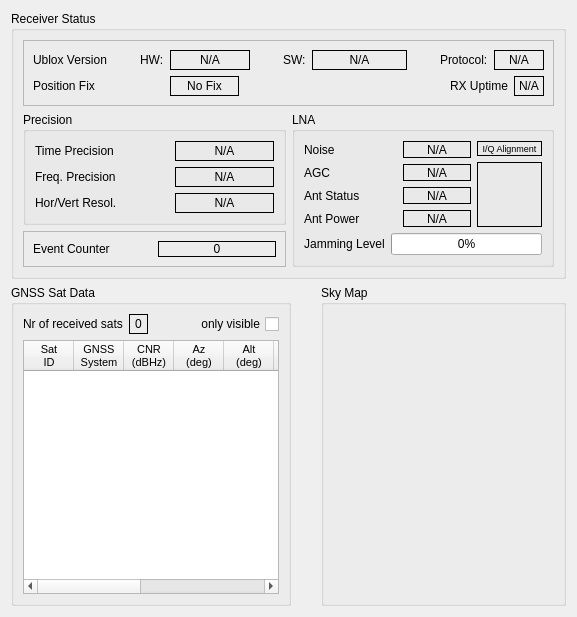
<?xml version="1.0" encoding="UTF-8"?>
<ui version="4.0">
 <class>GpsSatsForm</class>
 <widget class="QWidget" name="GpsSatsForm">
  <property name="geometry">
   <rect>
    <x>0</x>
    <y>0</y>
    <width>577</width>
    <height>617</height>
   </rect>
  </property>
  <property name="windowTitle">
   <string>Form</string>
  </property>
  <layout class="QGridLayout" name="gridLayout_7">
   <item row="0" column="0" colspan="3">
    <widget class="QGroupBox" name="rxStatsGroupBox">
     <property name="title">
      <string>Receiver Status</string>
     </property>
     <layout class="QGridLayout" name="gridLayout_6">
      <item row="0" column="0" colspan="2">
       <widget class="QFrame" name="frame">
        <property name="frameShape">
         <enum>QFrame::StyledPanel</enum>
        </property>
        <property name="frameShadow">
         <enum>QFrame::Raised</enum>
        </property>
        <layout class="QGridLayout" name="gridLayout_5">
         <item row="0" column="0">
          <layout class="QHBoxLayout" name="horizontalLayout_14">
           <item>
            <widget class="QLabel" name="label">
             <property name="frameShape">
              <enum>QFrame::NoFrame</enum>
             </property>
             <property name="text">
              <string>Ublox Version</string>
             </property>
            </widget>
           </item>
           <item>
            <spacer name="horizontalSpacer">
             <property name="orientation">
              <enum>Qt::Horizontal</enum>
             </property>
             <property name="sizeHint" stdset="0">
              <size>
               <width>13</width>
               <height>20</height>
              </size>
             </property>
            </spacer>
           </item>
           <item>
            <layout class="QHBoxLayout" name="horizontalLayout_9">
             <item>
              <widget class="QLabel" name="label_9">
               <property name="text">
                <string>HW:</string>
               </property>
              </widget>
             </item>
             <item>
              <widget class="QLabel" name="ubxHwVersionLabel">
               <property name="minimumSize">
                <size>
                 <width>80</width>
                 <height>0</height>
                </size>
               </property>
               <property name="frameShape">
                <enum>QFrame::Box</enum>
               </property>
               <property name="text">
                <string>N/A</string>
               </property>
               <property name="alignment">
                <set>Qt::AlignCenter</set>
               </property>
              </widget>
             </item>
            </layout>
           </item>
           <item>
            <spacer name="horizontalSpacer_2">
             <property name="orientation">
              <enum>Qt::Horizontal</enum>
             </property>
             <property name="sizeHint" stdset="0">
              <size>
               <width>18</width>
               <height>20</height>
              </size>
             </property>
            </spacer>
           </item>
           <item>
            <layout class="QHBoxLayout" name="horizontalLayout">
             <item>
              <widget class="QLabel" name="label_10">
               <property name="text">
                <string>SW:</string>
               </property>
              </widget>
             </item>
             <item>
              <widget class="QLabel" name="ubxSwVersionLabel">
               <property name="minimumSize">
                <size>
                 <width>95</width>
                 <height>0</height>
                </size>
               </property>
               <property name="frameShape">
                <enum>QFrame::Box</enum>
               </property>
               <property name="text">
                <string>N/A</string>
               </property>
               <property name="alignment">
                <set>Qt::AlignCenter</set>
               </property>
              </widget>
             </item>
            </layout>
           </item>
           <item>
            <spacer name="horizontalSpacer_3">
             <property name="orientation">
              <enum>Qt::Horizontal</enum>
             </property>
             <property name="sizeHint" stdset="0">
              <size>
               <width>13</width>
               <height>20</height>
              </size>
             </property>
            </spacer>
           </item>
           <item>
            <layout class="QHBoxLayout" name="horizontalLayout_10">
             <item>
              <widget class="QLabel" name="label_14">
               <property name="text">
                <string>Protocol:</string>
               </property>
              </widget>
             </item>
             <item>
              <widget class="QLabel" name="UBXprotLabel">
               <property name="minimumSize">
                <size>
                 <width>50</width>
                 <height>0</height>
                </size>
               </property>
               <property name="frameShape">
                <enum>QFrame::Box</enum>
               </property>
               <property name="text">
                <string>N/A</string>
               </property>
               <property name="alignment">
                <set>Qt::AlignCenter</set>
               </property>
              </widget>
             </item>
            </layout>
           </item>
          </layout>
         </item>
         <item row="1" column="0">
          <layout class="QHBoxLayout" name="horizontalLayout_18">
           <item>
            <layout class="QHBoxLayout" name="horizontalLayout_4">
             <item>
              <widget class="QLabel" name="label_4">
               <property name="text">
                <string>Position Fix</string>
               </property>
              </widget>
             </item>
             <item>
              <spacer name="horizontalSpacer_12">
               <property name="orientation">
                <enum>Qt::Horizontal</enum>
               </property>
               <property name="sizeHint" stdset="0">
                <size>
                 <width>40</width>
                 <height>20</height>
                </size>
               </property>
              </spacer>
             </item>
             <item>
              <widget class="QLabel" name="fixTypeLabel">
               <property name="sizePolicy">
                <sizepolicy hsizetype="Expanding" vsizetype="Preferred">
                 <horstretch>0</horstretch>
                 <verstretch>0</verstretch>
                </sizepolicy>
               </property>
               <property name="frameShape">
                <enum>QFrame::Box</enum>
               </property>
               <property name="text">
                <string>No Fix</string>
               </property>
               <property name="alignment">
                <set>Qt::AlignCenter</set>
               </property>
              </widget>
             </item>
            </layout>
           </item>
           <item>
            <spacer name="horizontalSpacer_4">
             <property name="orientation">
              <enum>Qt::Horizontal</enum>
             </property>
             <property name="sizeHint" stdset="0">
              <size>
               <width>40</width>
               <height>20</height>
              </size>
             </property>
            </spacer>
           </item>
           <item>
            <layout class="QHBoxLayout" name="horizontalLayout_17">
             <item>
              <widget class="QLabel" name="label_17">
               <property name="text">
                <string>RX Uptime</string>
               </property>
              </widget>
             </item>
             <item>
              <widget class="QLabel" name="ubxUptimeLabel">
               <property name="minimumSize">
                <size>
                 <width>30</width>
                 <height>0</height>
                </size>
               </property>
               <property name="frameShape">
                <enum>QFrame::Box</enum>
               </property>
               <property name="text">
                <string>N/A</string>
               </property>
               <property name="alignment">
                <set>Qt::AlignCenter</set>
               </property>
              </widget>
             </item>
            </layout>
           </item>
          </layout>
         </item>
        </layout>
       </widget>
      </item>
      <item row="1" column="0">
       <widget class="QGroupBox" name="precisionGroupBox">
        <property name="title">
         <string>Precision</string>
        </property>
        <layout class="QGridLayout" name="gridLayout_4">
         <item row="0" column="0">
          <widget class="QLabel" name="label_3">
           <property name="text">
            <string>Time Precision</string>
           </property>
          </widget>
         </item>
         <item row="0" column="1">
          <spacer name="horizontalSpacer_5">
           <property name="orientation">
            <enum>Qt::Horizontal</enum>
           </property>
           <property name="sizeType">
            <enum>QSizePolicy::Minimum</enum>
           </property>
           <property name="sizeHint" stdset="0">
            <size>
             <width>52</width>
             <height>20</height>
            </size>
           </property>
          </spacer>
         </item>
         <item row="0" column="2">
          <widget class="QLabel" name="timePrecisionLabel">
           <property name="sizePolicy">
            <sizepolicy hsizetype="Expanding" vsizetype="Preferred">
             <horstretch>0</horstretch>
             <verstretch>0</verstretch>
            </sizepolicy>
           </property>
           <property name="frameShape">
            <enum>QFrame::Box</enum>
           </property>
           <property name="text">
            <string>N/A</string>
           </property>
           <property name="alignment">
            <set>Qt::AlignCenter</set>
           </property>
          </widget>
         </item>
         <item row="1" column="0">
          <widget class="QLabel" name="label_15">
           <property name="text">
            <string>Freq. Precision</string>
           </property>
          </widget>
         </item>
         <item row="1" column="1">
          <spacer name="horizontalSpacer_6">
           <property name="orientation">
            <enum>Qt::Horizontal</enum>
           </property>
           <property name="sizeType">
            <enum>QSizePolicy::Minimum</enum>
           </property>
           <property name="sizeHint" stdset="0">
            <size>
             <width>52</width>
             <height>20</height>
            </size>
           </property>
          </spacer>
         </item>
         <item row="1" column="2">
          <widget class="QLabel" name="freqPrecisionLabel">
           <property name="sizePolicy">
            <sizepolicy hsizetype="Expanding" vsizetype="Preferred">
             <horstretch>0</horstretch>
             <verstretch>0</verstretch>
            </sizepolicy>
           </property>
           <property name="frameShape">
            <enum>QFrame::Box</enum>
           </property>
           <property name="text">
            <string>N/A</string>
           </property>
           <property name="alignment">
            <set>Qt::AlignCenter</set>
           </property>
          </widget>
         </item>
         <item row="2" column="0">
          <widget class="QLabel" name="label_5">
           <property name="text">
            <string>Hor/Vert Resol.</string>
           </property>
          </widget>
         </item>
         <item row="2" column="1">
          <spacer name="horizontalSpacer_7">
           <property name="orientation">
            <enum>Qt::Horizontal</enum>
           </property>
           <property name="sizeType">
            <enum>QSizePolicy::Minimum</enum>
           </property>
           <property name="sizeHint" stdset="0">
            <size>
             <width>52</width>
             <height>20</height>
            </size>
           </property>
          </spacer>
         </item>
         <item row="2" column="2">
          <widget class="QLabel" name="xyzResLabel">
           <property name="sizePolicy">
            <sizepolicy hsizetype="Expanding" vsizetype="Preferred">
             <horstretch>0</horstretch>
             <verstretch>0</verstretch>
            </sizepolicy>
           </property>
           <property name="minimumSize">
            <size>
             <width>60</width>
             <height>0</height>
            </size>
           </property>
           <property name="frameShape">
            <enum>QFrame::Box</enum>
           </property>
           <property name="text">
            <string>N/A</string>
           </property>
           <property name="alignment">
            <set>Qt::AlignCenter</set>
           </property>
          </widget>
         </item>
        </layout>
       </widget>
      </item>
      <item row="1" column="1" rowspan="2">
       <widget class="QGroupBox" name="lnaGroupBox">
        <property name="title">
         <string>LNA</string>
        </property>
        <layout class="QGridLayout" name="gridLayout_2">
         <item row="0" column="0">
          <widget class="QLabel" name="label_6">
           <property name="text">
            <string>Noise</string>
           </property>
          </widget>
         </item>
         <item row="0" column="1">
          <spacer name="horizontalSpacer_8">
           <property name="orientation">
            <enum>Qt::Horizontal</enum>
           </property>
           <property name="sizeType">
            <enum>QSizePolicy::Minimum</enum>
           </property>
           <property name="sizeHint" stdset="0">
            <size>
             <width>31</width>
             <height>13</height>
            </size>
           </property>
          </spacer>
         </item>
         <item row="0" column="2">
          <widget class="QLabel" name="lnaNoiseLabel">
           <property name="sizePolicy">
            <sizepolicy hsizetype="Expanding" vsizetype="Preferred">
             <horstretch>0</horstretch>
             <verstretch>0</verstretch>
            </sizepolicy>
           </property>
           <property name="frameShape">
            <enum>QFrame::Box</enum>
           </property>
           <property name="text">
            <string>N/A</string>
           </property>
           <property name="alignment">
            <set>Qt::AlignCenter</set>
           </property>
          </widget>
         </item>
         <item row="0" column="3" rowspan="4">
          <layout class="QVBoxLayout" name="verticalLayout_3">
           <item>
            <widget class="QLabel" name="label_16">
             <property name="maximumSize">
              <size>
               <width>16777215</width>
               <height>18</height>
              </size>
             </property>
             <property name="font">
              <font>
               <pointsize>7</pointsize>
              </font>
             </property>
             <property name="frameShape">
              <enum>QFrame::Box</enum>
             </property>
             <property name="text">
              <string>I/Q Alignment</string>
             </property>
             <property name="alignment">
              <set>Qt::AlignCenter</set>
             </property>
            </widget>
           </item>
           <item>
            <widget class="QLabel" name="iqAlignmentLabel">
             <property name="minimumSize">
              <size>
               <width>65</width>
               <height>65</height>
              </size>
             </property>
             <property name="frameShape">
              <enum>QFrame::Box</enum>
             </property>
             <property name="text">
              <string/>
             </property>
             <property name="scaledContents">
              <bool>true</bool>
             </property>
            </widget>
           </item>
          </layout>
         </item>
         <item row="1" column="0">
          <widget class="QLabel" name="label_7">
           <property name="text">
            <string>AGC</string>
           </property>
          </widget>
         </item>
         <item row="1" column="1">
          <spacer name="horizontalSpacer_9">
           <property name="orientation">
            <enum>Qt::Horizontal</enum>
           </property>
           <property name="sizeType">
            <enum>QSizePolicy::Minimum</enum>
           </property>
           <property name="sizeHint" stdset="0">
            <size>
             <width>31</width>
             <height>13</height>
            </size>
           </property>
          </spacer>
         </item>
         <item row="1" column="2">
          <widget class="QLabel" name="lnaAgcLabel">
           <property name="sizePolicy">
            <sizepolicy hsizetype="Expanding" vsizetype="Preferred">
             <horstretch>0</horstretch>
             <verstretch>0</verstretch>
            </sizepolicy>
           </property>
           <property name="frameShape">
            <enum>QFrame::Box</enum>
           </property>
           <property name="text">
            <string>N/A</string>
           </property>
           <property name="alignment">
            <set>Qt::AlignCenter</set>
           </property>
          </widget>
         </item>
         <item row="2" column="0">
          <widget class="QLabel" name="label_11">
           <property name="text">
            <string>Ant Status</string>
           </property>
          </widget>
         </item>
         <item row="2" column="1">
          <spacer name="horizontalSpacer_10">
           <property name="orientation">
            <enum>Qt::Horizontal</enum>
           </property>
           <property name="sizeType">
            <enum>QSizePolicy::Minimum</enum>
           </property>
           <property name="sizeHint" stdset="0">
            <size>
             <width>31</width>
             <height>13</height>
            </size>
           </property>
          </spacer>
         </item>
         <item row="2" column="2">
          <widget class="QLabel" name="antStatusLabel">
           <property name="sizePolicy">
            <sizepolicy hsizetype="Expanding" vsizetype="Preferred">
             <horstretch>0</horstretch>
             <verstretch>0</verstretch>
            </sizepolicy>
           </property>
           <property name="frameShape">
            <enum>QFrame::Box</enum>
           </property>
           <property name="text">
            <string>N/A</string>
           </property>
           <property name="alignment">
            <set>Qt::AlignCenter</set>
           </property>
          </widget>
         </item>
         <item row="3" column="0">
          <widget class="QLabel" name="label_12">
           <property name="text">
            <string>Ant Power</string>
           </property>
          </widget>
         </item>
         <item row="3" column="1">
          <spacer name="horizontalSpacer_11">
           <property name="orientation">
            <enum>Qt::Horizontal</enum>
           </property>
           <property name="sizeType">
            <enum>QSizePolicy::Minimum</enum>
           </property>
           <property name="sizeHint" stdset="0">
            <size>
             <width>31</width>
             <height>13</height>
            </size>
           </property>
          </spacer>
         </item>
         <item row="3" column="2">
          <widget class="QLabel" name="antPowerLabel">
           <property name="sizePolicy">
            <sizepolicy hsizetype="Expanding" vsizetype="Preferred">
             <horstretch>0</horstretch>
             <verstretch>0</verstretch>
            </sizepolicy>
           </property>
           <property name="frameShape">
            <enum>QFrame::Box</enum>
           </property>
           <property name="text">
            <string>N/A</string>
           </property>
           <property name="alignment">
            <set>Qt::AlignCenter</set>
           </property>
          </widget>
         </item>
         <item row="4" column="0" colspan="4">
          <layout class="QHBoxLayout" name="horizontalLayout_13">
           <item>
            <widget class="QLabel" name="label_13">
             <property name="font">
              <font>
               <pointsize>9</pointsize>
              </font>
             </property>
             <property name="text">
              <string>Jamming Level</string>
             </property>
             <property name="scaledContents">
              <bool>false</bool>
             </property>
             <property name="alignment">
              <set>Qt::AlignCenter</set>
             </property>
             <property name="wordWrap">
              <bool>false</bool>
             </property>
            </widget>
           </item>
           <item>
            <widget class="QProgressBar" name="jammingProgressBar">
             <property name="maximum">
              <number>100</number>
             </property>
             <property name="value">
              <number>0</number>
             </property>
             <property name="alignment">
              <set>Qt::AlignCenter</set>
             </property>
             <property name="orientation">
              <enum>Qt::Horizontal</enum>
             </property>
             <property name="textDirection">
              <enum>QProgressBar::TopToBottom</enum>
             </property>
             <property name="format">
              <string extracomment="Jamming">%p%</string>
             </property>
            </widget>
           </item>
          </layout>
         </item>
        </layout>
       </widget>
      </item>
      <item row="2" column="0">
       <widget class="QFrame" name="frame_2">
        <property name="frameShape">
         <enum>QFrame::StyledPanel</enum>
        </property>
        <property name="frameShadow">
         <enum>QFrame::Raised</enum>
        </property>
        <layout class="QGridLayout" name="gridLayout_3">
         <item row="0" column="0">
          <layout class="QHBoxLayout" name="horizontalLayout_8">
           <item>
            <widget class="QLabel" name="label_8">
             <property name="text">
              <string>Event Counter</string>
             </property>
            </widget>
           </item>
           <item>
            <widget class="QLabel" name="intCounterLabel">
             <property name="frameShape">
              <enum>QFrame::Box</enum>
             </property>
             <property name="text">
              <string>0</string>
             </property>
             <property name="alignment">
              <set>Qt::AlignCenter</set>
             </property>
            </widget>
           </item>
          </layout>
         </item>
        </layout>
       </widget>
      </item>
     </layout>
    </widget>
   </item>
   <item row="1" column="0">
    <widget class="QGroupBox" name="satsGroupBox">
     <property name="sizePolicy">
      <sizepolicy hsizetype="Preferred" vsizetype="Preferred">
       <horstretch>0</horstretch>
       <verstretch>0</verstretch>
      </sizepolicy>
     </property>
     <property name="title">
      <string>GNSS Sat Data</string>
     </property>
     <layout class="QGridLayout" name="gridLayout_8">
      <item row="0" column="0">
       <layout class="QVBoxLayout" name="verticalLayout">
        <item>
         <layout class="QHBoxLayout" name="horizontalLayout_2">
          <item>
           <layout class="QHBoxLayout" name="horizontalLayout_3">
            <item>
             <widget class="QLabel" name="label_2">
              <property name="text">
               <string>Nr of received sats</string>
              </property>
             </widget>
            </item>
            <item>
             <widget class="QLabel" name="nrSatsLabel">
              <property name="frameShape">
               <enum>QFrame::Box</enum>
              </property>
              <property name="text">
               <string>0</string>
              </property>
              <property name="alignment">
               <set>Qt::AlignCenter</set>
              </property>
             </widget>
            </item>
           </layout>
          </item>
          <item>
           <widget class="QCheckBox" name="visibleSatsCheckBox">
            <property name="layoutDirection">
             <enum>Qt::RightToLeft</enum>
            </property>
            <property name="text">
             <string>only visible</string>
            </property>
           </widget>
          </item>
         </layout>
        </item>
        <item>
         <widget class="QTableWidget" name="satsTableWidget">
          <property name="sizePolicy">
           <sizepolicy hsizetype="MinimumExpanding" vsizetype="Expanding">
            <horstretch>0</horstretch>
            <verstretch>0</verstretch>
           </sizepolicy>
          </property>
          <property name="font">
           <font>
            <pointsize>9</pointsize>
           </font>
          </property>
          <property name="horizontalScrollBarPolicy">
           <enum>Qt::ScrollBarAsNeeded</enum>
          </property>
          <property name="sizeAdjustPolicy">
           <enum>QAbstractScrollArea::AdjustIgnored</enum>
          </property>
          <property name="alternatingRowColors">
           <bool>true</bool>
          </property>
          <property name="selectionMode">
           <enum>QAbstractItemView::SingleSelection</enum>
          </property>
          <property name="selectionBehavior">
           <enum>QAbstractItemView::SelectRows</enum>
          </property>
          <property name="horizontalScrollMode">
           <enum>QAbstractItemView::ScrollPerItem</enum>
          </property>
          <property name="sortingEnabled">
           <bool>true</bool>
          </property>
          <property name="wordWrap">
           <bool>true</bool>
          </property>
          <property name="cornerButtonEnabled">
           <bool>true</bool>
          </property>
          <attribute name="horizontalHeaderCascadingSectionResizes">
           <bool>false</bool>
          </attribute>
          <attribute name="horizontalHeaderMinimumSectionSize">
           <number>35</number>
          </attribute>
          <attribute name="horizontalHeaderDefaultSectionSize">
           <number>50</number>
          </attribute>
          <attribute name="horizontalHeaderStretchLastSection">
           <bool>true</bool>
          </attribute>
          <attribute name="verticalHeaderDefaultSectionSize">
           <number>24</number>
          </attribute>
          <column>
           <property name="text">
            <string>Sat
ID</string>
           </property>
           <property name="font">
            <font>
             <pointsize>8</pointsize>
            </font>
           </property>
           <property name="textAlignment">
            <set>AlignCenter</set>
           </property>
          </column>
          <column>
           <property name="text">
            <string>GNSS
System</string>
           </property>
           <property name="font">
            <font>
             <pointsize>8</pointsize>
            </font>
           </property>
           <property name="textAlignment">
            <set>AlignCenter</set>
           </property>
          </column>
          <column>
           <property name="text">
            <string>CNR
(dBHz)</string>
           </property>
           <property name="font">
            <font>
             <pointsize>8</pointsize>
            </font>
           </property>
           <property name="textAlignment">
            <set>AlignCenter</set>
           </property>
          </column>
          <column>
           <property name="text">
            <string>Az
(deg)</string>
           </property>
           <property name="font">
            <font>
             <pointsize>8</pointsize>
            </font>
           </property>
           <property name="textAlignment">
            <set>AlignCenter</set>
           </property>
          </column>
          <column>
           <property name="text">
            <string>Alt
(deg)</string>
           </property>
           <property name="font">
            <font>
             <pointsize>8</pointsize>
            </font>
           </property>
           <property name="textAlignment">
            <set>AlignCenter</set>
           </property>
          </column>
          <column>
           <property name="text">
            <string>Residual
(m)</string>
           </property>
           <property name="font">
            <font>
             <pointsize>7</pointsize>
            </font>
           </property>
           <property name="textAlignment">
            <set>AlignCenter</set>
           </property>
          </column>
          <column>
           <property name="text">
            <string>Quality</string>
           </property>
           <property name="font">
            <font>
             <pointsize>8</pointsize>
            </font>
           </property>
           <property name="textAlignment">
            <set>AlignCenter</set>
           </property>
          </column>
          <column>
           <property name="text">
            <string>Health</string>
           </property>
           <property name="font">
            <font>
             <pointsize>8</pointsize>
            </font>
           </property>
           <property name="textAlignment">
            <set>AlignCenter</set>
           </property>
          </column>
          <column>
           <property name="text">
            <string>Orbit
Src</string>
           </property>
           <property name="font">
            <font>
             <pointsize>8</pointsize>
            </font>
           </property>
           <property name="textAlignment">
            <set>AlignCenter</set>
           </property>
          </column>
          <column>
           <property name="text">
            <string>Used</string>
           </property>
           <property name="font">
            <font>
             <pointsize>8</pointsize>
            </font>
           </property>
           <property name="textAlignment">
            <set>AlignCenter</set>
           </property>
          </column>
          <column>
           <property name="text">
            <string>Diff
Corr</string>
           </property>
           <property name="font">
            <font>
             <pointsize>8</pointsize>
            </font>
           </property>
           <property name="textAlignment">
            <set>AlignCenter</set>
           </property>
          </column>
         </widget>
        </item>
       </layout>
      </item>
     </layout>
    </widget>
   </item>
   <item row="1" column="1">
    <spacer name="horizontalSpacer_13">
     <property name="orientation">
      <enum>Qt::Horizontal</enum>
     </property>
     <property name="sizeType">
      <enum>QSizePolicy::Minimum</enum>
     </property>
     <property name="sizeHint" stdset="0">
      <size>
       <width>18</width>
       <height>20</height>
      </size>
     </property>
    </spacer>
   </item>
   <item row="1" column="2">
    <widget class="QGroupBox" name="groupBox">
     <property name="sizePolicy">
      <sizepolicy hsizetype="Expanding" vsizetype="Preferred">
       <horstretch>0</horstretch>
       <verstretch>0</verstretch>
      </sizepolicy>
     </property>
     <property name="title">
      <string>Sky Map</string>
     </property>
     <layout class="QGridLayout" name="gridLayout">
      <item row="0" column="0">
       <widget class="GnssPosWidget" name="gnssPosWidget" native="true">
        <property name="sizePolicy">
         <sizepolicy hsizetype="MinimumExpanding" vsizetype="Expanding">
          <horstretch>0</horstretch>
          <verstretch>0</verstretch>
         </sizepolicy>
        </property>
        <property name="minimumSize">
         <size>
          <width>200</width>
          <height>0</height>
         </size>
        </property>
       </widget>
      </item>
     </layout>
    </widget>
   </item>
  </layout>
 </widget>
 <customwidgets>
  <customwidget>
   <class>GnssPosWidget</class>
   <extends>QWidget</extends>
   <header>gnssposwidget.h</header>
   <container>1</container>
  </customwidget>
 </customwidgets>
 <resources/>
 <connections/>
</ui>
